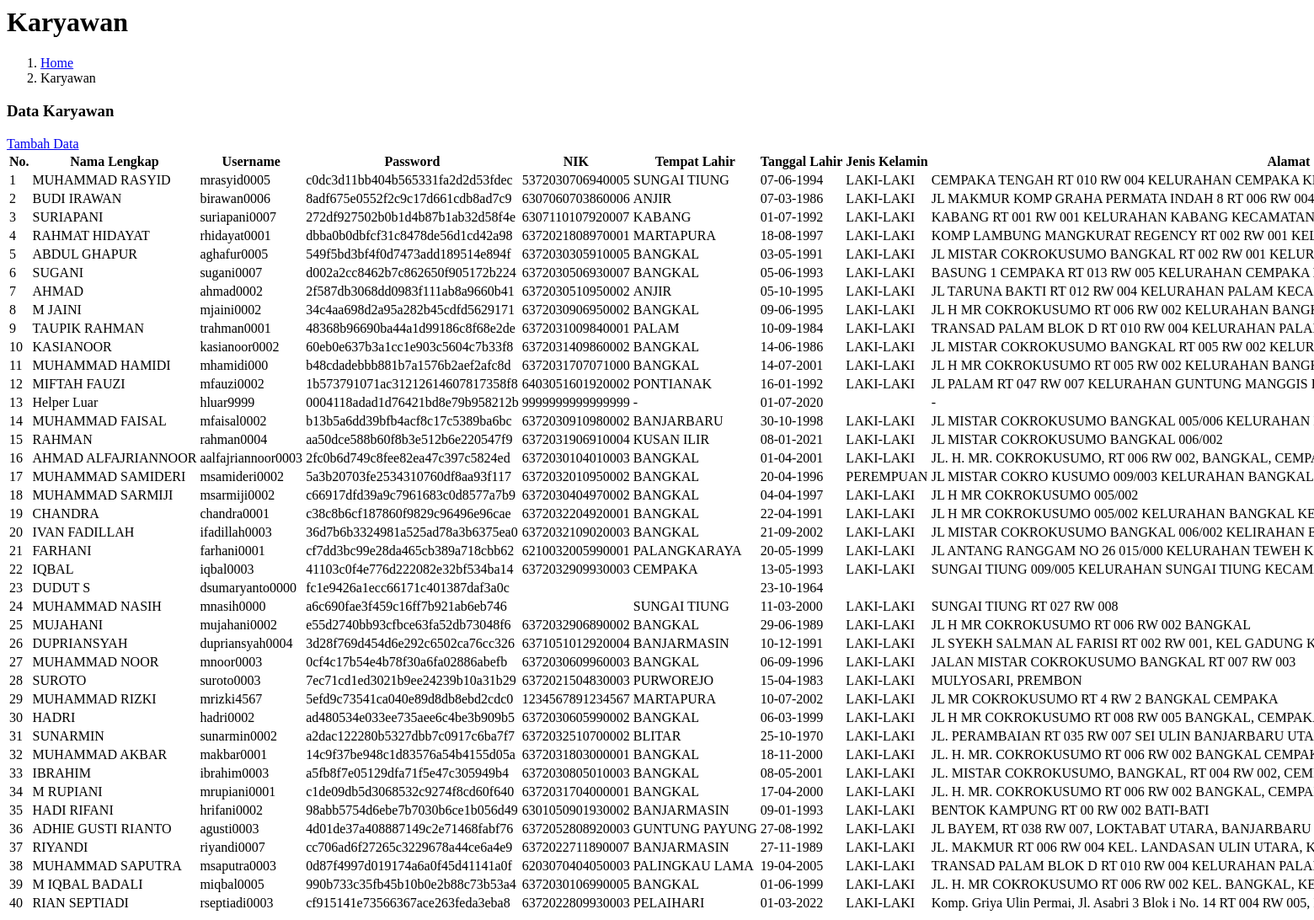
Page /pages/admin/karyawan/karyawanread.php on the earlier database version.
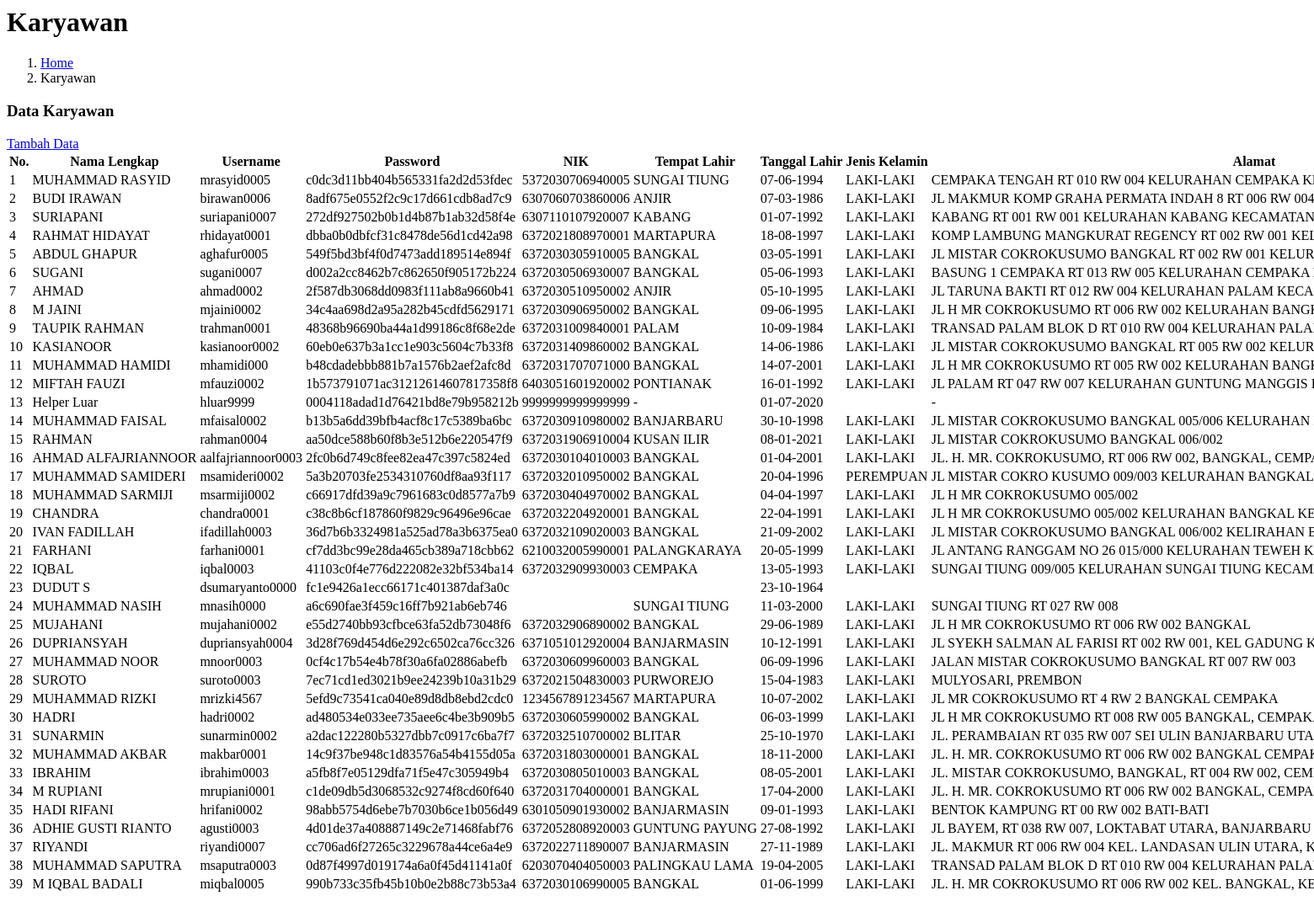
Same page on the later database version.
### tables this page shows
CREATE TABLE `karyawan` (
  `id` int(4) NOT NULL,
  `username` varchar(30) DEFAULT NULL,
  `password` varchar(50) DEFAULT NULL,
  `nama` varchar(35) NOT NULL,
  `nik` varchar(16) NOT NULL,
  `tempat_lahir` varchar(50) NOT NULL,
  `tanggal_lahir` date NOT NULL,
  `jenis_kelamin` enum('LAKI-LAKI','PEREMPUAN') NOT NULL,
  `alamat` varchar(512) NOT NULL,
  `agama` enum('-','ISLAM','PROTESTAN','KATOLIK','HINDU','BUDDHA','KONGHUCU') NOT NULL,
  `status` enum('KAWIN','BELUM KAWIN') NOT NULL,
  `gol_darah` enum('-','A','B','AB','O') DEFAULT NULL,
  `jabatan` enum('DRIVER','HELPER','ADMINKEU','SPVDISTRIBUSI','MGRDISTRIBUSI') NOT NULL,
  `no_telepon` varchar(14) NOT NULL,
  `sim` enum('-','A','B1','B2','C','D','A UMUM','B1 UMUM','B2 UMUM') NOT NULL,
  `tanggal_registrasi` datetime NOT NULL DEFAULT CURRENT_TIMESTAMP,
  `tanggal_update_data` timestamp NOT NULL DEFAULT CURRENT_TIMESTAMP ON UPDATE CURRENT_TIMESTAMP,
  `status_karyawan` enum('BORONGAN','BULANAN') NOT NULL,
  `status_keaktifan` enum('AKTIF','NON AKTIF') NOT NULL,
  `upah_borongan` int(7) NOT NULL
);

### pages/admin/karyawan/karyawanread.php (the view, shortened to what this page needs)
<?php include_once "partials/cssdatatables.php" ?>
<div class="content-header">
    <div class="container-fluid">
        <div class="row mb-2">
            <div class="col-sm-6">
                <h1 class="m-0">Karyawan</h1>
            </div>
            <div class="col-sm-6">
                <ol class="breadcrumb float-sm-right">
                    <li class="breadcrumb-item"><a href="./">Home</a></li>
                    <li class="breadcrumb-item active">Karyawan</li>
                </ol>
            </div>
        </div>
    </div>
</div>
<div class="content">
    <div class="card">
        <div class="card-header">
            <h3 class="card-title">Data Karyawan</h3>
            <a href="?page=karyawancreate" class="btn btn-success btn-sm float-right">
                <i class="fa fa-plus-circle"></i> Tambah Data
            </a>
        </div>
        <div class="card-body">
            <table id="mytable" class="table table-bordered table-hover" style="white-space: nowrap; background-color: white;">
                <thead>
                    <tr>
                        <th>No.</th>
                        <th>Nama Lengkap</th>
                        <th>Username</th>
                        <th>Password</th>
                        <th>NIK</th>
                        <th>Tempat Lahir</th>
                        <th>Tanggal Lahir</th>
                        <th>Jenis Kelamin</th>
                        <th>Alamat</th>
                    </tr>
                </thead>
                <tbody>
                    <?php
                    $database = new Database;
                    $db = $database->getConnection();
                    $selectsql = 'SELECT * FROM karyawan';
                    $stmt = $db->prepare($selectsql);
                    $stmt->execute();
                    $no = 1;
                    while ($row = $stmt->fetch(PDO::FETCH_ASSOC)) {
                    ?>
                        <tr>
                            <td><?= $no++ ?></td>
                            <td><?= $row['nama'] ?></td>
                            <td><?= $row['username'] ?></td>
                            <td><?= $row['password'] ?></td>
                            <td><?= $row['nik'] ?></td>
                            <td><?= $row['tempat_lahir'] ?></td>
                            <td><?= date('d-m-Y', strtotime($row['tanggal_lahir'])) ?></td>
                            <td><?= $row['jenis_kelamin'] ?></td>
                            <td><?= $row['alamat'] ?></td>
                        </tr>
                    <?php } ?>
                </tbody>
            </table>
        </div>
    </div>
</div>

### partials/cssdatatables.php
<link rel="stylesheet" href="../plugins/datatables-bs4/css/dataTables.bootstrap4.min.css">
<link rel="stylesheet" href="../plugins/datatables-responsive/css/responsive.bootstrap4.min.css">
<link rel="stylesheet" href="../plugins/datatables-buttons/css/buttons.bootstrap4.min.css">
<link rel="stylesheet" href="../plugins/datatables-fixedcolumns/css/fixedColumns.bootstrap4.min.css">

Differences in the rows shown:
removed karyawan: nama "RIAN SEPTIADI", username "rseptiadi0003", password "cf915141e73566367ace263feda3eba8", nik "6372022809930003", tempat_lahir "PELAIHARI", tanggal_lahir "01-03-2022", jenis_kelamin "LAKI-LAKI", alamat "Komp. Griya Ulin Permai, Jl. Asabri 3 Blok i No. 14 RT 004 RW 005,…"
